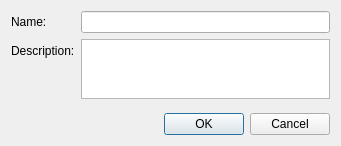
<?xml version="1.0" encoding="UTF-8"?>
<ui version="4.0">
    <class>Base_DatasetDialog</class>
    <widget class="QDialog" name="Base_DatasetDialog">
        <property name="geometry">
            <rect>
                <x>0</x>
                <y>0</y>
                <width>341</width>
                <height>146</height>
            </rect>
        </property>
        <property name="windowTitle">
            <string>Dialog</string>
        </property>
        <layout class="QVBoxLayout" name="verticalLayout">
            <item>
                <layout class="QFormLayout" name="formLayout">
                    <item row="0" column="0">
                        <widget class="QLabel" name="nameLabel">
                            <property name="text">
                                <string>Name:</string>
                            </property>
                        </widget>
                    </item>
                    <item row="0" column="1">
                        <widget class="QLineEdit" name="nameLineEdit"/>
                    </item>
                    <item row="1" column="0">
                        <widget class="QLabel" name="label">
                            <property name="text">
                                <string>Description:</string>
                            </property>
                        </widget>
                    </item>
                    <item row="1" column="1">
                        <widget class="QPlainTextEdit" name="descriptionEditText">
                            <property name="sizePolicy">
                                <sizepolicy hsizetype="Expanding" vsizetype="Fixed">
                                    <horstretch>0</horstretch>
                                    <verstretch>0</verstretch>
                                </sizepolicy>
                            </property>
                            <property name="minimumSize">
                                <size>
                                    <width>0</width>
                                    <height>60</height>
                                </size>
                            </property>
                            <property name="maximumSize">
                                <size>
                                    <width>16777215</width>
                                    <height>50</height>
                                </size>
                            </property>
                        </widget>
                    </item>
                </layout>
            </item>
            <item>
                <widget class="QDialogButtonBox" name="buttonsbox">
                    <property name="orientation">
                        <enum>Qt::Horizontal</enum>
                    </property>
                    <property name="standardButtons">
                        <set>QDialogButtonBox::Cancel|QDialogButtonBox::Ok</set>
                    </property>
                </widget>
            </item>
        </layout>
    </widget>
    <resources/>
    <connections>
        <connection>
            <sender>buttonsbox</sender>
            <signal>accepted()</signal>
            <receiver>Base_DatasetDialog</receiver>
            <slot>accept()</slot>
            <hints>
                <hint type="sourcelabel">
                    <x>248</x>
                    <y>254</y>
                </hint>
                <hint type="destinationlabel">
                    <x>157</x>
                    <y>274</y>
                </hint>
            </hints>
        </connection>
        <connection>
            <sender>buttonsbox</sender>
            <signal>rejected()</signal>
            <receiver>Base_DatasetDialog</receiver>
            <slot>reject()</slot>
            <hints>
                <hint type="sourcelabel">
                    <x>316</x>
                    <y>260</y>
                </hint>
                <hint type="destinationlabel">
                    <x>286</x>
                    <y>274</y>
                </hint>
            </hints>
        </connection>
    </connections>
</ui>
